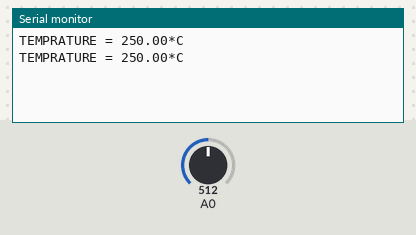
Bench run of a sketch on a simulated Arduino Uno, built with avr-gcc and run on an emulated ATmega328P. Parts: the last lines printed to the serial monitor. The inputs (shaded band) are chosen by the test bench; at power-on: A0 = 512.

Above: at 1.8 s.
1.9 s: A0 set to 716
At 2.7 s:
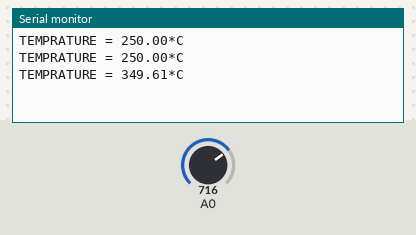
3.4 s: A0 set to 900
At 4.8 s:
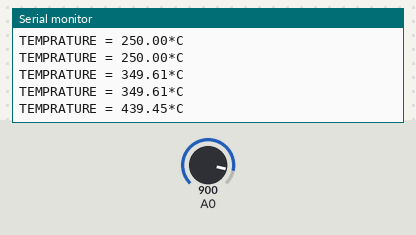
Timing chart, 0 to 6.4 s (numbered marks = the images above; inputs shaded):
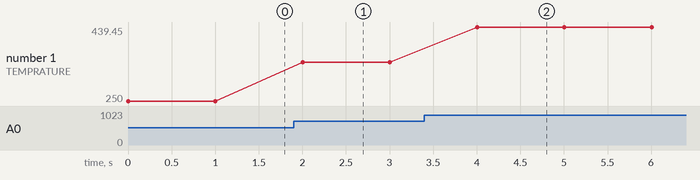

Measured:
- after the input at 1.9 s, the serial monitor: prints a new line after 0.10 s (image 1)
- after the input at 3.4 s, the serial monitor: prints a new line after 0.60 s (image 2)
- plotted number 1: 250 → 349.61 after the input at 1.9 s, 349.61 → 439.45 after the input at 3.4 s

The sketch:

LM-35-Sensor.ino
```cpp
const int tempSenspor = 0;

int sensorInput;

int temp;
void setup() {
  Serial.begin(9600);
  pinMode(tempSenspor, INPUT);

}

void loop() {

  sensorInput = analogRead(0);    //read the analog sensor and store it
  float mv = ( sensorInput/1024.0)*5000;
  float cel = mv/10;
  float farh = (cel*9)/5 + 32;

  Serial.print("TEMPRATURE = ");
  Serial.print(cel);
  Serial.print("*C");
  Serial.println();
  delay(1000);

}
```
